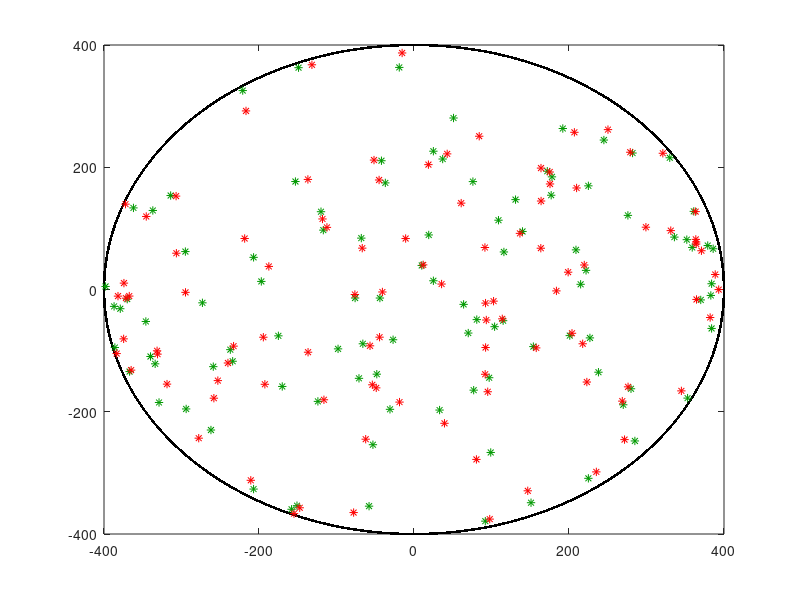

The MATLAB script that drew this image: (Note: this script raises an error after producing the figure.)
%%
%% ------- cells in random walk.
radius = 400;
center = [0,0];
xRange = [-400 400];

nCells = 100;
timeSteps = 165;
v = 1.73; % mean displacement moved by a cell in 1h
%avg distance moved by all cells in 10 minutes = 1.73um, in 6*1.56 = 9.33 um.
%% points on circle
theta1 = [0:0.1:360];
x_onCircle = radius*(cosd(theta1));
y_onCircle = radius*(sind(theta1));
figure; plot(x_onCircle, y_onCircle, 'k.');

%% select random n = nPoints inside circle.
x0 = randi(xRange, 1, nCells);
y0 = sqrt(radius^2 - x0.^2);

y_0 = [+1, -1];
y_01 = randi(2, 1, nCells);
y_02 = rand(1, nCells);

y0 = y_0(y_01).*y_02.*(y0);

x27 = zeros(1, nCells); y27 = x27;

cells_xy = zeros(timeSteps,2, nCells);
%% ------------------- completely random direction
% a) increments only if cell remains inside the circle.
for ii = 1:nCells
    x1 = x0(ii);
    y1 = y0(ii);
    cells_xy(1,1,ii) = x1;
    cells_xy(1,2,ii) = y1;
    
    for jj = 2:timeSteps
        theta = randi([0 360], 1);%-- random direction
        x2 = v*cosd(theta)+x1;
        y2 = v*sind(theta)+y1;
        
        if x2^2 + y2^2 <= radius^2
            x1 = x2;
            y1 = y2;
            
            cells_xy(jj,1,ii) = x1;
            cells_xy(jj,2,ii) = y1;
            
        end
    end
    
    x27(ii) = x1;
    y27(ii) = y1;
end
%%
% b) remains on the boundary if increment forces it out.
for ii = 1:nCells
    x1 = x0(ii);
    y1 = y0(ii);
    cells_xy(1,1,ii) = x1;
    cells_xy(1,2,ii) = y1;
    
    for jj = 2:timeSteps
        theta = randi([0 360], 1);%-- random direction
        x2 = v*cosd(theta)+x1;
        y2 = v*sind(theta)+y1;
        
        if x2^2 + y2^2 > radius^2
            dists = sqrt((x2-x_onCircle).^2 + (y2 - y_onCircle).^2);
            [~, closest] = min(dists);
            x2 = x_onCircle(closest);
            y2 = y_onCircle(closest);
        end
        x1 = x2;
        y1 = y2;
        
        cells_xy(jj,1,ii) = x1;
        cells_xy(jj,2,ii) = x2;
    end
    
    x27(ii) = x1;
    y27(ii) = y1;
end

%% points in the circle
hold on;
plot(x0, y0, '*', 'Color', [0 0.6 0]);
plot(x27, y27, 'r*');
%% displacement
displacement = sqrt((y27 - y0).^2 + (x27 - x0).^2);
figure;
h = histogram(displacement, 'Normalization', 'Probability', 'BinWidth', 2);
h.FaceColor = [0.6 0 0];
xlabel('Displacement (\mum)'); ylabel('Fraction of cells');
ax = gca; ax.FontSize = 16; ax.FontWeight = 'bold';
%% ---------------------- radial displaement vs distance from the edge
d0 = 400 - sqrt(y0.^2 + x0.^2); % distance of points from the edge at t0
rD = sqrt(y27.^2 + x27.^2) - sqrt(y0.^2 + x0.^2); % radial displacement

figure; plot(d0, rD, '.', 'Color', [0.7 0 0]);
xlabel('Distance from the edge at t0');
ylabel('Radial displacement');
ax = gca; ax.FontSize = 12; ax.FontWeight = 'bold';
%%
figure;
h = histogram(rD, 'Normalization', 'Probability', 'BinWidth', 2);
h.FaceColor = [0.6 0 0];
xlabel('radial displacement (\mum)'); ylabel('Fraction of cells');
ax = gca; ax.FontSize = 16; ax.FontWeight = 'bold';
%%
%% ------------------------- mean square displacement

deltaT = 1:floor(timeSteps/4);
%Saxton, M. J. (1997). Single-particle tracking: The distribution of diffusion coeffcients. Biophys. J. 72, 1744?1753
%suggests having at least 4 values to compute average from.

msd = zeros(numel(deltaT), numel(nCells)); %mean square displacement, initialize.
msd_sd = msd;
msd_se = msd;

for dt = deltaT
    deltaX = bsxfun(@minus, (cells_xy(1+dt:end,1:2,:)), (cells_xy(1:end-dt,1:2,:)));
    deltaX_square = squeeze(sum((deltaX(:,1:2,:).^2),2));
    
    msd(dt, 1:nCells) = mean(deltaX_square,1);
    msd_sd(dt, 1:nCells) = std(deltaX_square,1);
    msd_se (dt, 1:nCells) = std(deltaX_square,1)./sqrt(size(deltaX_square,1));
end


%% plot
counter = 1;
figure;
cellsToPlot = randi(nCells, 1, 20);
for jj= cellsToPlot
    subplot(5,4,counter);
    plot(deltaT, msd(:,jj), 'Marker', '.', ...
        'Color', 'k', 'MarkerSize', 6);
%     errorbar(deltaT, msd(:,jj),  msd_se(:,jj), 'Marker', '.', ...
%         'Color', 'r', 'MarkerSize', 1);
    counter = counter+1;
    ylabel('msd (\mum^2)');
    xlabel('\Delta t');
end


